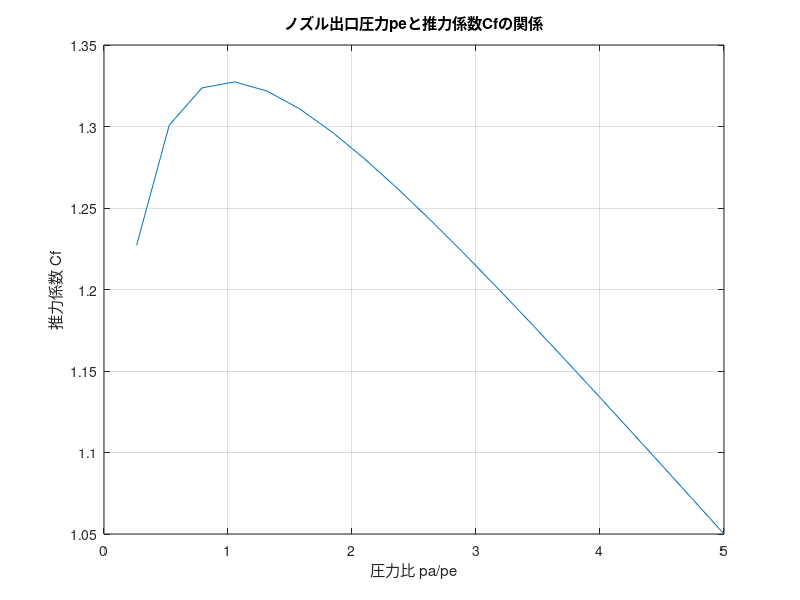
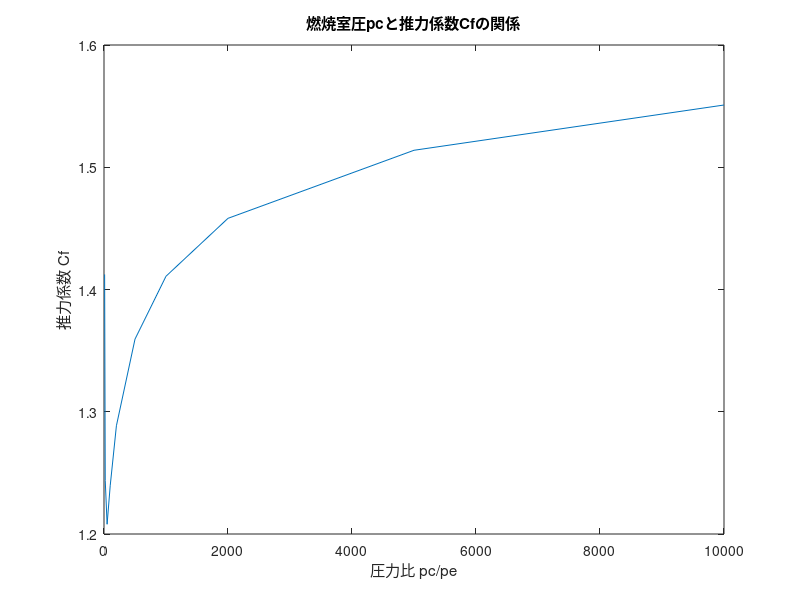

Write MATLAB code to recreate these figures, in order. (Note: this script raises an error after producing the figures.)
clear; close all; clc;

k = 1.177; %Propep 3での計算値(KNSB) ストイキ
Pc = 1.31; %[MPa] Nakkaのグラフの値。OpenMotorでも同様の値(KNSB)。
rstar = 12; %mm
%re = 50; %mm
re = 30; %mm
Astar = pi*rstar^2;
Ae = pi*re^2;
e = Ae/Astar;
pa = 0.1013; %[MPa] 背圧は大気圧

figure();
p0_pa = Pc/pa;
fprintf('p0_pa: %.2f\n',p0_pa);
sigma_star = sqrt(k*(2/(k+1))^((k+1)/(k-1)));

pa_pe = linspace(0,5,20);
pe = pa./pa_pe;
K = 2*k/(k-1);
a = sigma_star * sqrt(K*(1-(pe./Pc).^((k-1)/k)));
b1 = sqrt(K*(1-(pe./Pc).^((k-1)/k)));
b = sigma_star * (pe./Pc-pa/Pc)./((pe./Pc).^(1/k).*b1);
Cf = a + b;

plot(pa_pe,Cf);
title('ノズル出口圧力peと推力係数Cfの関係');
xlabel('圧力比 pa/pe');
ylabel('推力係数 Cf');
grid;


figure();
pc_pe = [10,20,50,100,200,500,1000,2000,5000,10000];
pe = Pc./pc_pe;
Cf = sqrt(2*k^2/(k-1)*(2/(k+1))^((k+1)/(k-1))*(1-(pe./Pc).^((k-1)/k)))+...
    (pe-pa)./Pc*e;
plot(pc_pe,Cf);
title('燃焼室圧pcと推力係数Cfの関係');
xlabel('圧力比 pc/pe');
ylabel('推力係数 Cf')
big;
grid;
